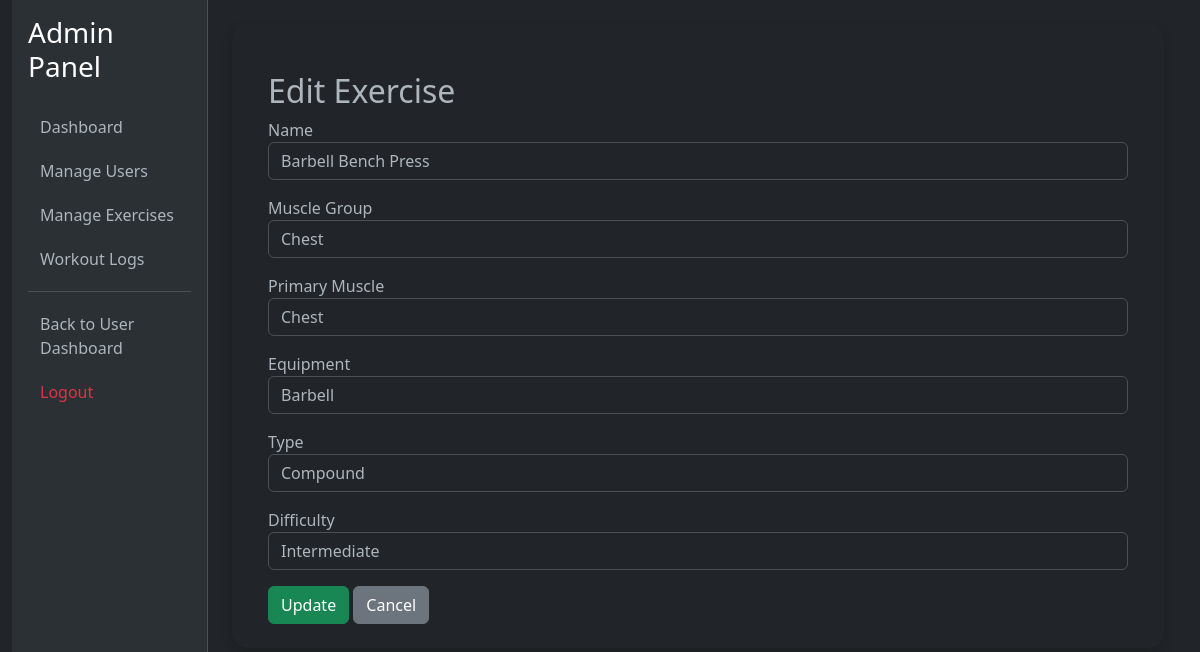
Page /admin/edit_exercise/1 (signed in) on the committed database.
### tables this page shows
CREATE TABLE "exercises" (
	"id"	INTEGER,
	"name"	TEXT NOT NULL UNIQUE,
	"muscle_group"	TEXT NOT NULL,
	"equipment"	TEXT,
	"type"	TEXT,
	"difficulty"	TEXT,
	"primary_muscle"	TEXT,
	PRIMARY KEY("id" AUTOINCREMENT)
);

### app.py (the view, shortened to what this page needs)
@app.route('/admin/edit_exercise/<int:exercise_id>', methods=['GET', 'POST'])
@admin_required
def edit_exercise(exercise_id):
    if 'user_id' not in session or not session.get('is_admin'):
        return redirect('/login')
    conn = sqlite3.connect('workout_tracker.db')
    exercise = conn.execute("SELECT * FROM exercises WHERE id=?", (exercise_id,)).fetchone()
    conn.close()
    return render_template('admin/edit_exercise.html', exercise=exercise)

### app.py (called while the page is built)
def admin_required(f):
    @wraps(f)
    def decorated_function(*args, **kwargs):
        if not session.get('user_id') or not session.get('is_admin'):
            flash("Access Denied. Admins Only.", "error")
            return redirect('/dashboard')
        return f(*args, **kwargs)
    return decorated_function

### templates/admin/edit_exercise.html
{% extends 'admin/base.html' %}
{% block content %}
<div class="container mt-4">
    <h2>Edit Exercise</h2>
    <form method="POST">
        <div class="mb-3">
            <label>Name</label>
            <input type="text" name="name" value="{{ exercise[1] }}" class="form-control" required>
        </div>
        <div class="mb-3">
            <label>Muscle Group</label>
            <input type="text" name="muscle_group" value="{{ exercise[2] }}" class="form-control" required>
        </div>
        <div class="mb-3">
            <label>Primary Muscle</label>
            <input type="text" name="primary_muscle" value="{{ exercise[6] }}" class="form-control" required>
        </div>
        <div class="mb-3">
            <label>Equipment</label>
            <input type="text" name="equipment" value="{{ exercise[3] }}" class="form-control" required>
        </div>
        <div class="mb-3">
            <label>Type</label>
            <input type="text" name="type" value="{{ exercise[4] }}" class="form-control" required>
        </div>
        <div class="mb-3">
            <label>Difficulty</label>
            <input type="text" name="difficulty" value="{{ exercise[5] }}" class="form-control" required>
        </div>
        <button type="submit" class="btn btn-success">Update</button>
        <a href="/admin/exercises" class="btn btn-secondary">Cancel</a>
    </form>
</div>
{% endblock %}

### rows in the picture
exercises: name "Barbell Bench Press", muscle_group "Chest", primary_muscle "Chest", equipment "Barbell", type "Compound", difficulty "Intermediate"
